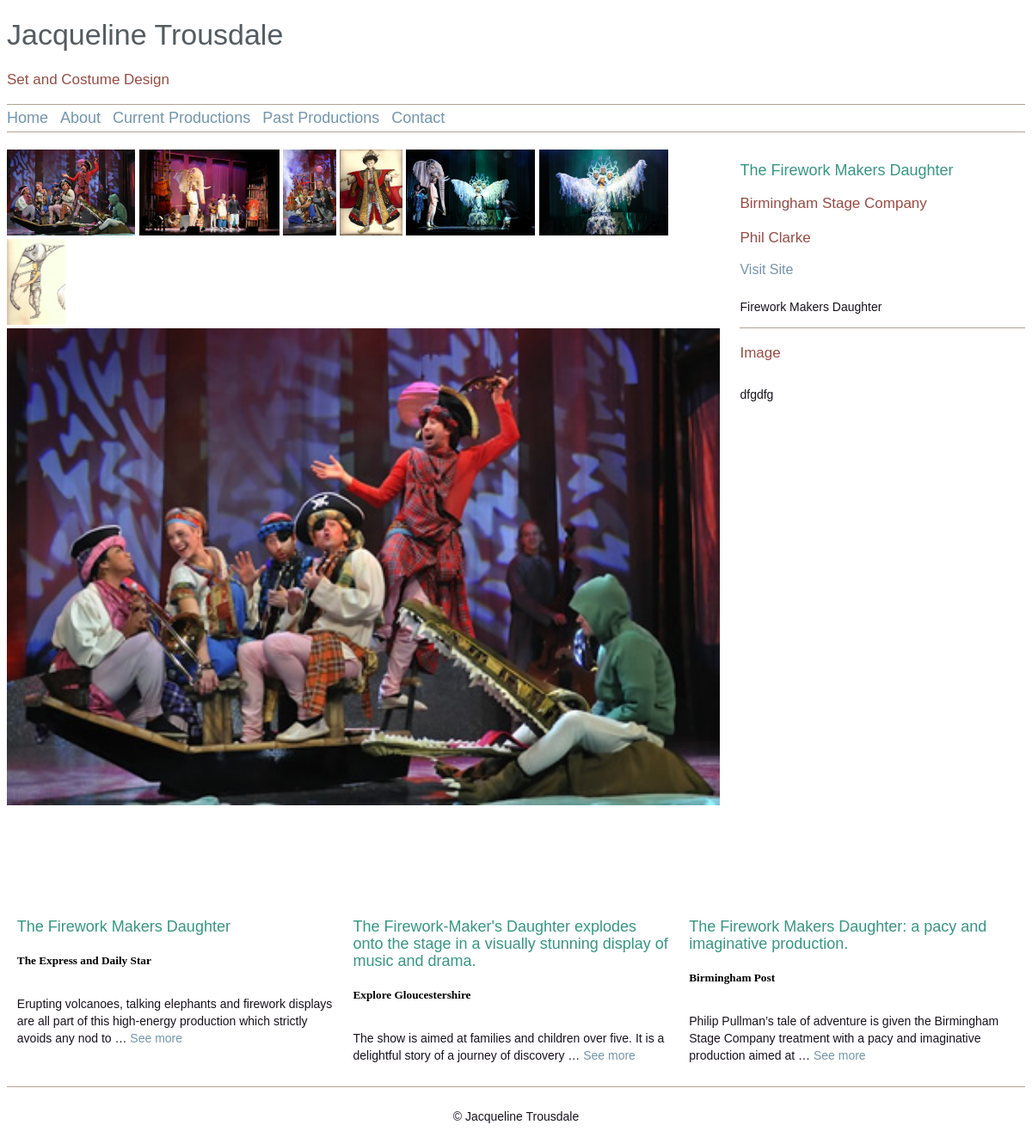
Page /page/past/fireworkmaker on the earlier database version.
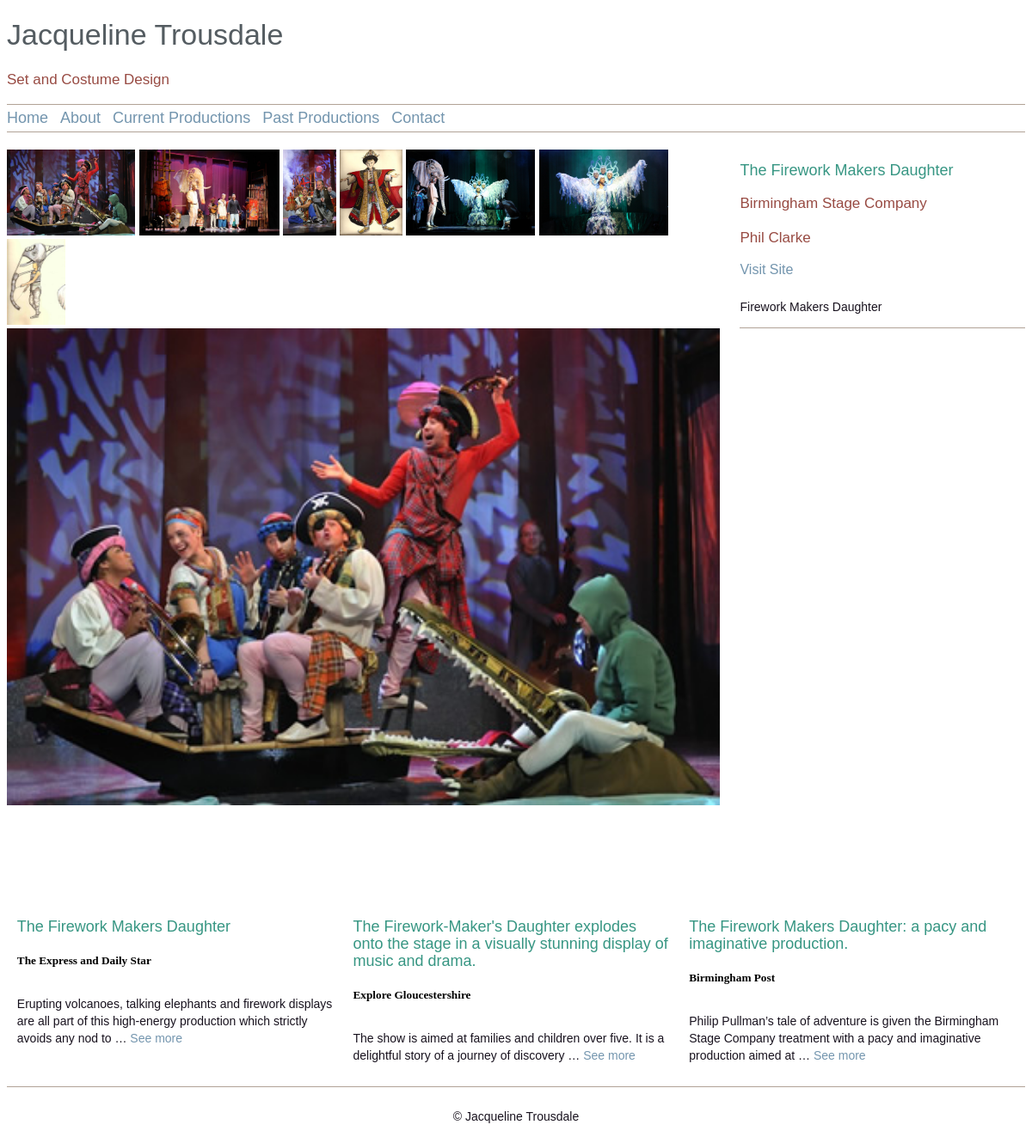
Same page on the later database version.
### shows/models.py (models this page shows, shortened)
class Show(models.Model):
	category = models.ForeignKey(Category, on_delete = models.PROTECT, null=True)
	title = models.CharField(max_length=200)
	link = models.CharField(max_length=200, unique=True)
	start_date = models.DateField()
	end_date = models.DateField()
	director = models.CharField(max_length=200)
	company = models.CharField(max_length=200)
	description = models.TextField()
	homepage = models.BooleanField()
	company_page = models.CharField(max_length=300)
	site_live = models.BooleanField(null=False, default=False)
	poster = models.ImageField(upload_to='show_posters/')
	@property
	def main_image(self):
		try:
			image = self.imageelement_set.all().order_by('order')[0]
		except IndexError:
			return 0
		return image
	@property
	def images(self):
		return self.imageelement_set.all().order_by('order')

class ImageElement(models.Model):
	show = models.ForeignKey(Show, on_delete = models.CASCADE)
	title = models.CharField(max_length=200, blank=True)
	description = models.TextField(null=True, blank=True)
	image = models.ImageField(upload_to='show_images/')
	order = models.IntegerField()
	def image_tag(self):
		return u'<image src="%s" height="200"/>' % self.image.url
	image_tag.short_description = 'Image'
	image_tag.allow_tags = True

### shows/views.py (the view)
# urls.py: url(r'^page/(?P<category_link>[\w+]+)/(?P<show_link>[\w+]+)$', views.show, name='show'),
def show(request, category_link, show_link):
	try:
		show = Show.objects.get(link = show_link)
	except:
		raise Http404("Show does not Exist")
	reviews = show.review_set.all()
	return render(request, 'shows/showview.html', {'menu': Category.objects.all().order_by('order'), 'show': show, 'reviews': reviews})

### shows/templates/shows/showview.html (shortened to what this page needs)
{% extends 'shows/base.html' %}
{%block content%}
	<div id='phototable'>
			<div>
			{% if show.images|length > 1 %}
			{% for image in show.images %}
				<a href='javascript:changephoto("{{image.image.url}}", "{{ image.title }}", "{{image.description }}")'>
					<img src='{{ image.image.url }}' class='smallphoto' alt="{{ image.title }}"/>
				</a>
			{% endfor%}
			{%endif%}
			</div>
			<div id='main'>
				{% if show.main_image%}
					<img src='{{ show.main_image.image.url }}' id='mainphoto' alt='{{ show.main_image.title }}'/>
				{% endif %}
			</div>
	</div>
	<div id='showinfo'>
		<div class='left'>
		<h2>{{show.title}}</h2>
		<h3>{{show.company}}</h3>
		<h3>{{show.director}}</h3>
		<div class='left'><a href='{{ show.company_page }}' target="_blank">Visit Site</a></div>
		<br>
		<p>{{show.description}}</p>
		</div>
	</div>
	<div id='photoinfo'>
		<div class='left'>
			<h3 id='photo_title'>{{show.main_image.title}}</h3>
			<p id='photo_description'>{{show.main_image.description}}</p>
		</div>
	</div>
	{% if reviews%}
	<div>
		<div id='review'>
				{%for review in reviews%}
					<div id='reviewbox'>
					<h2>{{review.title}}</h2>
					<h5>{{review.publisher}}</h5>
					<p>{{review.content|truncatewords:20}} <a href="{{review.link}}" target="_blank">See more</a></p>
					</div>
				{%endfor%}
		</div>
	</div>
	{% endif %}
{% endblock %}

Differences in the rows shown:
changed through a linked row, Show "The Firework Makers Daughter": main_image "Image" → (not shown); main_image.description "dfgdfg" → (not shown)
